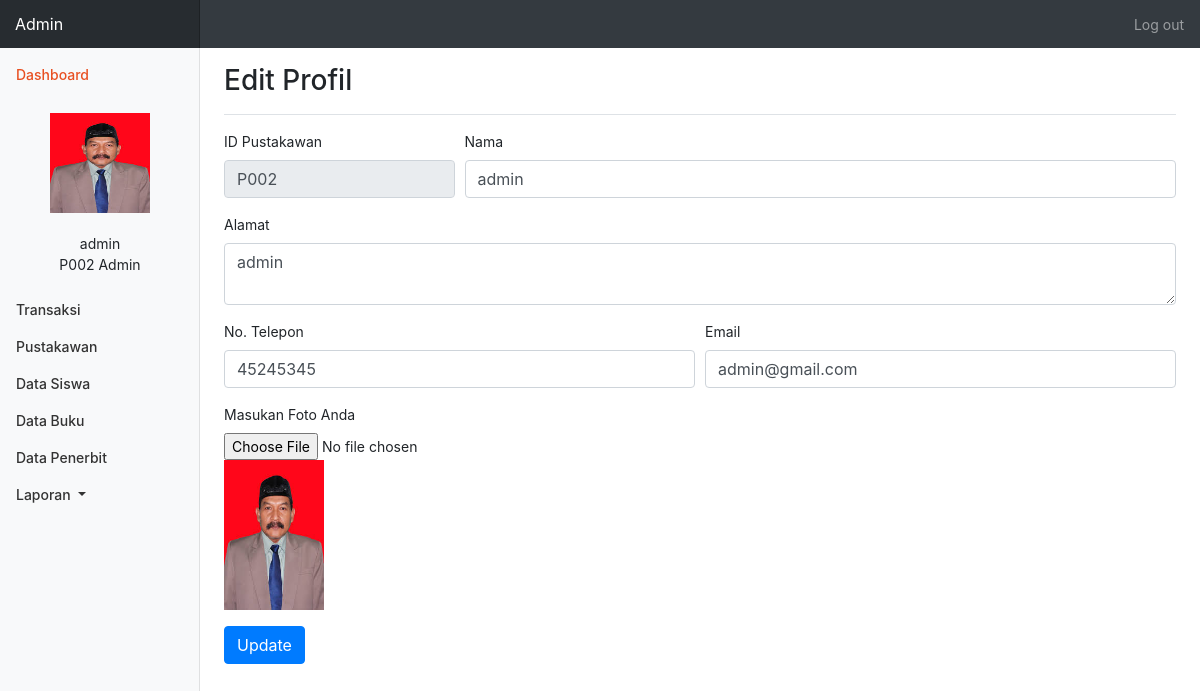
Screenshot of /edit_pustakawan_admin.php (signed in) with the database file from the repository.
### tables this page shows
CREATE TABLE `pustakawan` (
  `idPustakawan` varchar(4) NOT NULL,
  `nama` varchar(50) NOT NULL,
  `alamat` varchar(100) NOT NULL,
  `phone` varchar(15) NOT NULL,
  `email` varchar(50) NOT NULL,
  `image` varchar(100) NOT NULL
);

### edit_pustakawan_admin.php (the view, shortened to what this page needs)
<!DOCTYPE html>
<html lang="en">
<head>
    <link rel="stylesheet" href="assets/css/bootstrap.css">
    <link rel="stylesheet" href="css/stylepustakawan.css">
    <link rel="stylesheet" type="text/css" href="fonts/montserrat/stylesheet.css">
</head>
<body>
<?php
    $id=$_SESSION['idPustakawan'];
    $nama =$_SESSION['username']."<br>";
    $akses = $_SESSION['hakUser']."<br>";
?>
<?php
    require_once("koneksi.php");
    $sql = "SELECT * FROM pustakawan WHERE idPustakawan= '$id'";
    $query = $db->prepare($sql);
    $query->execute();
    while($row = $query->fetch(PDO::FETCH_ASSOC))
    {
        $id = $row['idPustakawan'];
        $nama = $row['nama'];
        $alamat = $row['alamat'];
        $telpon = $row['phone'];
        $email = $row['email'];
        $photoprofil = $row['image'];
    }
?>
    <nav class="navbar navbar-dark sticky-top bg-dark flex-md-nowrap p-0">
      <a class="navbar-brand col-sm-3 col-md-2 mr-0" href="#">Admin</a>
      <ul class="navbar-nav px-3">
        <li class="nav-item text-nowrap">
          <a class="nav-link" href="logout.php">Log out</a>
        </li>
      </ul>
    </nav>
    <div class="container-fluid">
        <div class="row">
            <nav class="col-md-2 d-none d-md-block bg-light sidebar">
            <div class="sidebar-sticky">
                <ul class="nav flex-column">
                <li class="nav-item">
                    <a class="nav-link active" href="#">
                    Dashboard <span class="sr-only">(current)</span>
                    </a>
                </li>
                <li class="nav-item">
                    <div class="user-panel">
                    <?php
                    echo "<div class='photo_profil d-flex justify-content-center'>
                        <a href='edit_pustakawan_admin.php'><img src='img_upload/".$_SESSION['image']."'class='img-circle' alt='User Image' style='width:100px; height:100px;'></a>
                        </div>
                        <div class='d-flex justify-content-center info'>
                        <p class='text-center'>".$nama."<br>
                        ".$id."
                        ".$akses."</p>
                        </div>"
                    ?>
                    </div>
                </li>
                <li class="nav-item">
                    <a class="nav-link" href="pustakawan_admin.php">
                        Transaksi
                    </a>
                </li>
                <li class="nav-item">
                    <a class="nav-link" href="data_pustakawan_admin.php">
                        Pustakawan
                    </a>
                </li>
                <li class="nav-item">
                    <a class="nav-link" href="data_siswa_admin.php">
                        Data Siswa
                    </a>
                </li>
                <li class="nav-item">
                    <a class="nav-link" href="data_buku_admin.php">
                        Data Buku
                    </a>
                </li>
                <li class="nav-item">
                    <a class="nav-link" href="data_penerbit_admin.php">
                        Data Penerbit
                    </a>
                </li>
                <li class="nav-item dropdown">
                    <a class="nav-link dropdown-toggle" href="#" id="navbarDropdown" role="button" data-toggle="dropdown" aria-haspopup="true" aria-expanded="false">
                    Laporan
                    </a>
                </li>
                </ul>
            </div>
            </nav>
            <main role="main" class="col-md-9 ml-sm-auto col-lg-10 pt-3 px-4">
                <div class="d-flex justify-content-between flex-wrap flex-md-nowrap align-items-center pb-2 mb-3 border-bottom">
                    <h1 class="h3">Edit Profil</h1>
                </div>
                <form action="action_profil_admin.php" method="POST" enctype="multipart/form-data">
                    <div class="form-row">
                        <div class="form-group col-md-3">
                            <fieldset disabled>
                            <label for="id_pustakawan">ID Pustakawan</label>
                            <?php echo "<input type='text' class='form-control' id='id_pustakawan'  placeholder='".$id."' value='".$id."'>"?>
                            </fieldset>
                        </div>
                        <div class="form-group col-md-9">
                        <label for="nama_p">Nama</label>
                        <?php echo "<input type='text' class='form-control' id='nama_p' name='nama_update' placeholder='Nama Lengkap' value='".$nama."'>"?>
                        </div>
                    </div>
                    <div class="form-group">
                        <label for="alamat">Alamat</label>
                        <?php echo "<textarea class='form-control' name='alamat_update' id='alamat' placeholder='Alamat Lengkap'>".$alamat."</textarea>"?>
                    </div>
                    <div class="form-row">
                        <div class="form-group col-md-6">
                        <label for="telp">No. Telepon</label>
                        <input type="text" class="form-control" name="telpon_update" id="telp" value="<?php echo $telpon;?>">
                        </div>
                        <div class="form-group col-md-6">
                        <label for="email">Email</label>
                        <input type="email" class="form-control" id="email" name="email_update" value="<?php echo $email;?>">
                        </div>
                    </div>
                    <div class="form-group">
                            <label for="masukanFoto">Masukan Foto Anda</label>
                            <input type="file" name="photo_update" class="form-control-file" id="masukanFoto"value="<?php echo $photoprofil; ?>" onchange="document.getElementById('gambar_pustakawan').src=window.URL.createObjectURL(this.files[0])"/>
                            <img id="gambar_pustakawan" src="img_upload/<?php echo $photoprofil; ?>" height="150" width="100"/>
                    </div>
                    <button type="submit" class="btn btn-primary" name="data_update">Update</button>
                </form>
                </div>
        </div>
</body>
</html>

### css/stylepustakawan.css (style rules this page uses)
body { font-size: .875rem; }
.sidebar { position: fixed; top: 0; bottom: 0; left: 0; z-index: 100; padding: 0; box-shadow: inset -1px 0 0 rgba(0, 0, 0, .1); }
.sidebar-sticky { position: -webkit-sticky; position: sticky; top: 48px; height: calc(100vh - 48px); padding-top: .5rem; overflow-x: hidden; overflow-y: auto; }
.sidebar .nav-link { font-weight: 500; color: #333; }
.sidebar .nav-link.active { color: #007bff; }
.navbar-brand { padding-top: .75rem; padding-bottom: .75rem; font-size: 1rem; background-color: rgba(0, 0, 0, .25); box-shadow: inset -1px 0 0 rgba(0, 0, 0, .25); }
.border-bottom { border-bottom: 1px solid #e5e5e5; }
.photo_profil { margin: 20px; }
.sidebar .nav-link.active { color: #e85022; }

### rows the page displays
pustakawan: nama "admin", idPustakawan "P002", nama_update "admin", alamat_update "admin", telpon_update "45245345", email_update "admin@gmail.com", image (picture)

### other values shown
$_SESSION['hakUser'] "Admin"
